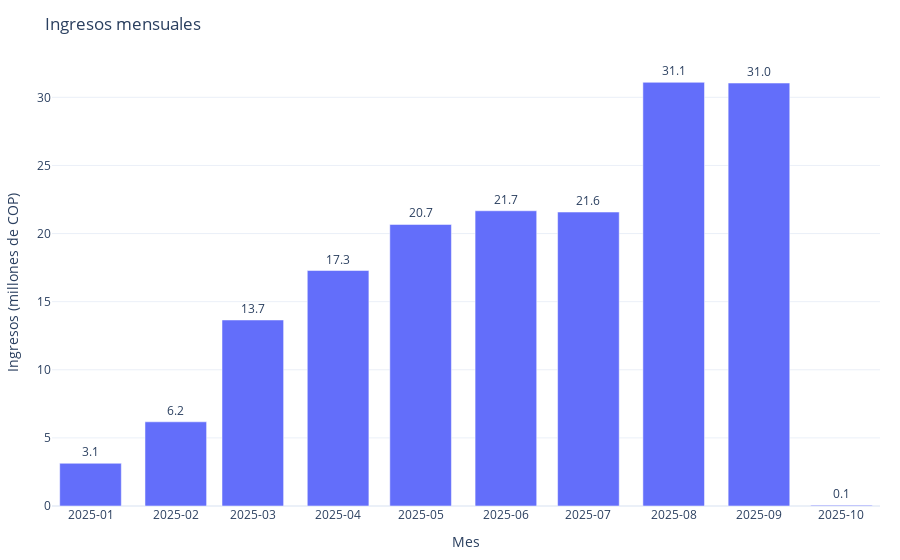

The code cell stored with this chart in its notebook:
### Markdown cell above
---

# 5️⃣ Evolución de Ingresos Mensuales

## 🎯 ¿Para qué sirve este gráfico?

Visualiza la **tendencia de ingresos mes a mes** para identificar patrones de crecimiento, estacionalidad y anomalías.

## 💼 Valor Empresarial

- **Planificación Financiera**: Proyecta ingresos futuros basándose en tendencias históricas
- **Detección de Estacionalidad**: Identifica meses pico y bajos para ajustar inventario y recursos
- **Evaluación de Campañas**: Mide el impacto de promociones y estrategias de marketing
- **Alertas Tempranas**: Detecta caídas inesperadas que requieren investigación inmediata
- **Comunicación con Stakeholders**: Demuestra crecimiento y salud financiera del negocio

## 📈 Visualización

### Code cell
fig5 = g05.crear_grafico(df)
fig5.show()

### Figure 1 — Plotly figure (JSON) as saved in the notebook; plotly's stock layout.template omitted (floating-point values rounded to 4 significant figures)
{"data": [{"hovertemplate": "Mes=%{x}<br>Ingresos (millones COP)=%{text}<extra></extra>", "legendgroup": "", "marker": {"color": "#636efa", "pattern": {"shape": ""}}, "name": "", "orientation": "v", "showlegend": false, "text": [3.137, 6.181, 13.66, 17.29, 20.67, 21.67, 21.58, 31.1, 31.05, 0.05951], "textposition": "outside", "texttemplate": "%{text:.1f}", "type": "bar", "x": ["2025-01-01T00:00:00.000000000", "2025-02-01T00:00:00.000000000", "2025-03-01T00:00:00.000000000", "2025-04-01T00:00:00.000000000", "2025-05-01T00:00:00.000000000", "2025-06-01T00:00:00.000000000", "2025-07-01T00:00:00.000000000", "2025-08-01T00:00:00.000000000", "2025-09-01T00:00:00.000000000", "2025-10-01T00:00:00.000000000"], "xaxis": "x", "y": [3.137, 6.181, 13.66, 17.29, 20.67, 21.67, 21.58, 31.1, 31.05, 0.05951], "yaxis": "y"}], "layout": {"barmode": "relative", "legend": {"tracegroupgap": 0}, "margin": {"b": 40, "l": 40, "r": 20, "t": 60}, "title": {"text": "Ingresos mensuales"}, "uniformtext": {"minsize": 8, "mode": "hide"}, "xaxis": {"anchor": "y", "domain": [0, 1], "tickformat": "%Y-%m", "title": {"text": "Mes"}}, "yaxis": {"anchor": "x", "domain": [0, 1], "title": {"text": "Ingresos (millones de COP)"}}}}
